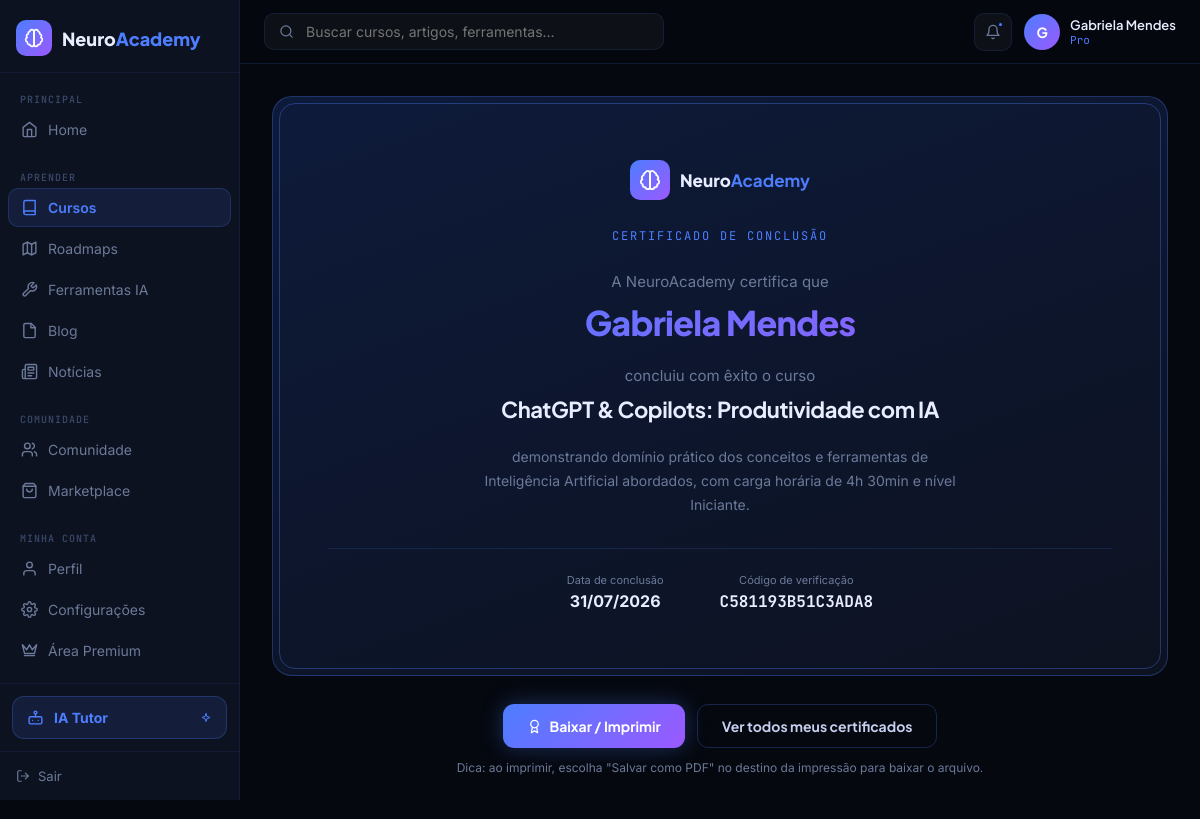
The page /cursos/2/certificado (signed in) on the database its author committed.
### tables this page shows
CREATE TABLE user (
    id INTEGER PRIMARY KEY AUTOINCREMENT,
    name TEXT NOT NULL,
    username TEXT UNIQUE NOT NULL,
    email TEXT UNIQUE NOT NULL,
    password_hash TEXT NOT NULL,
    bio TEXT DEFAULT '',
    plan TEXT DEFAULT 'Gratuito',
    role TEXT DEFAULT 'aluno',
    points INTEGER DEFAULT 0,
    streak INTEGER DEFAULT 0,
    email_notifications INTEGER DEFAULT 1,
    community_notifications INTEGER DEFAULT 1,
    news_notifications INTEGER DEFAULT 1,
    marketing_notifications INTEGER DEFAULT 0,
    email_verified INTEGER DEFAULT 0,
    email_verify_token TEXT,
    email_verify_sent_at TEXT,
    created_at TEXT DEFAULT (datetime('now'))
);

CREATE TABLE course (
    id INTEGER PRIMARY KEY AUTOINCREMENT,
    title TEXT NOT NULL,
    slug TEXT UNIQUE NOT NULL,
    tag TEXT,
    tag_color TEXT DEFAULT '#4D7EFF',
    category TEXT,
    description TEXT,
    long_description TEXT,
    instructor TEXT DEFAULT 'NeuroAcademy',
    lessons_count INTEGER DEFAULT 0,
    hours_label TEXT DEFAULT '0h',
    level TEXT DEFAULT 'Iniciante',
    students_count INTEGER DEFAULT 0,
    rating REAL DEFAULT 4.8,
    price TEXT DEFAULT 'R$ 0',
    original_price TEXT,
    free INTEGER DEFAULT 1,
    img TEXT,
    is_marketplace INTEGER DEFAULT 0,
    featured INTEGER DEFAULT 0,
    content_complete INTEGER DEFAULT 1
);

CREATE TABLE certificate (
    id INTEGER PRIMARY KEY AUTOINCREMENT,
    user_id INTEGER NOT NULL REFERENCES user(id) ON DELETE CASCADE,
    course_id INTEGER NOT NULL REFERENCES course(id) ON DELETE CASCADE,
    code TEXT UNIQUE NOT NULL,
    issued_at TEXT DEFAULT (datetime('now'))
);

### routes.py (the view, shortened to what this page needs)
@bp.route("/cursos/<int:course_id>/certificado")
@login_required
def certificado(course_id):
    user = current_user()
    course = repo.get_course(course_id)
    if not course:
        abort(404)
    cert = repo.get_certificate(user.id, course.id)
    return render_template("certificado.html", course=course, cert=cert)

### auth.py (called while the page is built)
def load_logged_in_user():
    user_id = session.get("user_id")
    if user_id is None:
        g.user = AnonymousUser()
    else:
        user = get_user_by_id(user_id)
        g.user = user if user else AnonymousUser()

def login_required(view):
    @wraps(view)
    def wrapped(*args, **kwargs):
        if not g.user.is_authenticated:
            return redirect(url_for("main.login", next=request.path))
        return view(*args, **kwargs)
    return wrapped

def current_user():
    return g.user

### csrf.py (called while the page is built, shortened)
def _get_or_create_token():
    token = session.get("csrf_token")
    if not token:
        token = secrets.token_hex(32)
        session["csrf_token"] = token
    return token

def inject_csrf_token():
    return _get_or_create_token()

def csrf_protect():
    if request.method in SAFE_METHODS:
        return None

### db.py (called while the page is built)
def get_db():
    if "db" not in g:
        g.db = sqlite3.connect(current_app.config["DATABASE"])
        g.db.row_factory = sqlite3.Row
        g.db.execute("PRAGMA foreign_keys = ON")
    return g.db

### models.py (called while the page is built)
    def get(self, key, default=None):
        return self._data.get(key, default)

    @property
    def initial(self):
        return (self.name or self.username or "?")[0].upper()

### repo.py (called while the page is built)
def get_user_by_id(user_id):
    row = get_db().execute("SELECT * FROM user WHERE id = ?", (user_id,)).fetchone()
    return User(row) if row else None

def get_course(course_id):
    row = get_db().execute("SELECT * FROM course WHERE id = ?", (course_id,)).fetchone()
    return Course(row) if row else None

def get_certificate(user_id, course_id):
    row = get_db().execute(
        "SELECT * FROM certificate WHERE user_id = ? AND course_id = ?", (user_id, course_id)
    ).fetchone()
    return Certificate(row) if row else None

### templates/certificado.html (shortened to what this page needs)
{% extends "base_app.html" %}
{% block content %}
<div class="page-narrow">
  <div class="cert-frame" id="certificateArea">
    <div class="cert-inner">
      <div class="cert-brand">
        <span class="brand-mark" style="width:40px;height:40px;">{{ ic.icon('brain', 22, '#fff') }}</span>
        <span class="cert-brand-name">Neuro<b>Academy</b></span>
      </div>
      <div class="cert-eyebrow">CERTIFICADO DE CONCLUSÃO</div>
      <p class="cert-line">A NeuroAcademy certifica que</p>
      <h1 class="cert-name">{{ current_user.name }}</h1>
      <p class="cert-line">concluiu com êxito o curso</p>
      <h2 class="cert-course">{{ course.title }}</h2>
      <p class="cert-desc">
        demonstrando domínio prático dos conceitos e ferramentas de Inteligência Artificial abordados,
        com carga horária de {{ course.hours_label }} e nível {{ course.level }}.
      </p>
      <div class="cert-meta-row">
        <div class="cert-meta">
          <div class="cert-meta-label">Data de conclusão</div>
          <div class="cert-meta-value">{{ cert.issued_at.strftime('%d/%m/%Y') }}</div>
        </div>
        <div class="cert-meta">
          <div class="cert-meta-label">Código de verificação</div>
          <div class="cert-meta-value mono">{{ cert.code }}</div>
        </div>
      </div>
    </div>
  </div>
  <div class="flex certificate-actions" style="justify-content:center;gap:12px;margin-top:28px;">
    <button class="btn btn-primary" onclick="window.print()">{{ ic.icon('award',15) }} Baixar / Imprimir</button>
    <a href="{{ url_for('main.perfil') }}" class="btn btn-outline">Ver todos meus certificados</a>
  </div>
  <p class="text-muted certificate-actions" style="text-align:center;font-size:12px;margin-top:12px;">
    Dica: ao imprimir, escolha "Salvar como PDF" no destino da impressão para baixar o arquivo.
  </p>
</div>
{% endblock %}

### templates/base_app.html (shortened to what this page needs)
<!doctype html>
<html lang="pt-BR">
<head>
<link rel="stylesheet" href="{{ url_for('static', filename='css/style.css') }}">
</head>
<body>
{% import "partials/icons.html" as ic %}
<div class="app-shell">
  <aside class="sidebar" id="sidebar">
    <div class="sidebar-logo">
      <a href="{{ url_for('main.home') }}" class="brand">
        <span class="brand-mark">{{ ic.icon('brain', 20, '#fff') }}</span>
        <span class="brand-name">Neuro<b>Academy</b></span>
      </a>
    </div>
    <nav class="sidebar-nav">
      <div class="nav-group">
        <div class="nav-group-label">PRINCIPAL</div>
        <a class="nav-item {{ 'active' if request.path == url_for('main.home') }}" href="{{ url_for('main.home') }}">{{ ic.icon('home', 17) }}<span>Home</span></a>
      </div>
      <div class="nav-group">
        <div class="nav-group-label">APRENDER</div>
        <a class="nav-item {{ 'active' if request.path.startswith('/cursos') }}" href="{{ url_for('main.cursos') }}">{{ ic.icon('book', 17) }}<span>Cursos</span></a>
        <a class="nav-item {{ 'active' if request.path.startswith('/roadmaps') }}" href="{{ url_for('main.roadmaps') }}">{{ ic.icon('map', 17) }}<span>Roadmaps</span></a>
        <a class="nav-item {{ 'active' if request.path.startswith('/ferramentas') }}" href="{{ url_for('main.ferramentas') }}">{{ ic.icon('tool', 17) }}<span>Ferramentas IA</span></a>
        <a class="nav-item {{ 'active' if request.path.startswith('/blog') }}" href="{{ url_for('main.blog') }}">{{ ic.icon('file', 17) }}<span>Blog</span></a>
        <a class="nav-item {{ 'active' if request.path.startswith('/noticias') }}" href="{{ url_for('main.noticias') }}">{{ ic.icon('news', 17) }}<span>Notícias</span></a>
      </div>
      <div class="nav-group">
        <div class="nav-group-label">COMUNIDADE</div>
        <a class="nav-item {{ 'active' if request.path.startswith('/comunidade') }}" href="{{ url_for('main.comunidade') }}">{{ ic.icon('users', 17) }}<span>Comunidade</span></a>
        <a class="nav-item {{ 'active' if request.path.startswith('/marketplace') }}" href="{{ url_for('main.marketplace') }}">{{ ic.icon('bag', 17) }}<span>Marketplace</span></a>
      </div>
      <div class="nav-group">
        <div class="nav-group-label">MINHA CONTA</div>
        <a class="nav-item {{ 'active' if request.path.startswith('/perfil') }}" href="{{ url_for('main.perfil') }}">{{ ic.icon('user', 17) }}<span>Perfil</span></a>
        <a class="nav-item {{ 'active' if request.path.startswith('/configuracoes') }}" href="{{ url_for('main.configuracoes') }}">{{ ic.icon('settings', 17) }}<span>Configurações</span></a>
        <a class="nav-item {{ 'active' if request.path.startswith('/premium') }}" href="{{ url_for('main.premium') }}">{{ ic.icon('crown', 17) }}<span>Área Premium</span></a>
      </div>
    </nav>
    <div class="sidebar-tutor">
      <a href="{{ url_for('main.tutor') }}" class="{{ 'active-tutor' if request.path.startswith('/tutor') }}">
        {{ ic.icon('bot', 17, 'currentColor') }}<span>IA Tutor</span>
        <span style="margin-left:auto;display:flex;">{{ ic.icon('sparkles', 12) }}</span>
      </a>
    </div>
    {% if current_user.is_authenticated %}
    <div style="padding:10px 12px;border-top:1px solid rgba(77,126,255,.08);">
      <a href="{{ url_for('main.logout') }}" style="display:flex;align-items:center;gap:8px;color:var(--muted);text-decoration:none;font-size:13px;padding:6px 4px;">{{ ic.icon('log-out',14) }} Sair</a>
    </div>
    {% endif %}
  </aside>
  <div class="app-main">
    <header class="topbar">
      <form class="topbar-search" action="{{ url_for('main.cursos') }}" method="get">
        {{ ic.icon('search', 15, '#6B7A99') }}
        <input type="text" name="busca" placeholder="Buscar cursos, artigos, ferramentas...">
      </form>
      <div class="flex items-center gap-12" style="margin-left:auto;">
        <button class="icon-btn" style="position:relative;">
          {{ ic.icon('bell', 16) }}
          <span style="position:absolute;top:7px;right:7px;width:7px;height:7px;border-radius:50%;background:var(--primary);border:2px solid var(--card);"></span>
        </button>
        {% if current_user.is_authenticated %}
        <a href="{{ url_for('main.perfil') }}" class="topbar-user">
          <span class="topbar-avatar">{{ current_user.initial }}</span>
          <div class="hidden-mobile">
            <div style="font-family:var(--font-head);font-size:13px;font-weight:600;">{{ current_user.name }}</div>
            <div class="mono" style="font-size:11px;color:var(--primary);">{{ current_user.plan }}</div>
          </div>
        </a>
        {% else %}
        <a href="{{ url_for('main.login') }}" class="btn btn-primary btn-sm">Entrar</a>
        {% endif %}
      </div>
    </header>
    <main>
      {% block content %}{% endblock %}
    </main>
  </div>
</div>
<div class="confetti-host" id="confettiHost" aria-hidden="true"></div>
</body>
</html>

### static/css/style.css (style rules this page uses)
:root { --bg:#05080F; --bg-alt:#070B14; --fg:#E8EEFF; --card:#0D1220; --secondary:#111828; --muted:#6B7A99; --muted2:#C5CFEF; --primary:#4D7EFF; --accent:#9B59FF; --cyan:#00D4FF; --yellow:#FFD166; --red:#FF6B6B; --green:#22c55e; --border:rgba(77,126,255,0.15); --border-soft:rgba(77,126,255,0.10); --font-head:'Plus Jakarta Sans',sans-serif; --font-body:'Inter',sans-serif; --font-mono:'JetBrains Mono',monospace; }
* { box-sizing:border-box; }
html,body { margin:0;padding:0; }
body { background:var(--bg); color:var(--fg); font-family:var(--font-body); -webkit-font-smoothing:antialiased; }
a { color:inherit; }
button { font-family:inherit; }
input,textarea,select { font-family:inherit; }
h1,h2,h3,h4 { font-family:var(--font-head);color:var(--fg);letter-spacing:-0.02em;margin:0; }
.btn { display:inline-flex;align-items:center;justify-content:center;gap:8px; font-family:var(--font-head);font-weight:700;font-size:14px; padding:12px 24px;border-radius:11px;border:none;cursor:pointer; text-decoration:none;transition:transform .18s ease,box-shadow .18s ease,opacity .18s ease,background .18s ease; }
.btn-primary { color:#fff;background:linear-gradient(135deg,#4D7EFF,#9B59FF);box-shadow:0 0 22px rgba(77,126,255,.32); }
.btn-outline { color:var(--muted2);background:transparent;border:1px solid rgba(77,126,255,.25); }
.brand { display:flex;align-items:center;gap:10px;text-decoration:none; }
.brand-mark { width:36px;height:36px;border-radius:10px;background:linear-gradient(135deg,#4D7EFF,#9B59FF);display:flex;align-items:center;justify-content:center;flex-shrink:0; }
.brand-name { font-family:var(--font-head);font-weight:800;font-size:18px;color:var(--fg); }
.brand-name b { color:var(--primary);font-weight:800; }
.app-shell { display:flex;min-height:100vh; }
.sidebar { width:240px;flex-shrink:0;background:var(--card);border-right:1px solid var(--border-soft);display:flex;flex-direction:column;position:sticky;top:0;height:100vh;overflow:hidden;z-index:50; }
.sidebar-logo { padding:20px 16px 16px;border-bottom:1px solid rgba(77,126,255,.08);flex-shrink:0; }
.sidebar-nav { flex:1;overflow-y:auto;padding:12px 8px;display:flex;flex-direction:column;gap:4px; }
.nav-group { margin-bottom:8px; }
.nav-group-label { font-family:var(--font-mono);font-size:10px;font-weight:500;color:#3A4A6B;letter-spacing:.1em;padding:8px 12px 4px; }
.nav-item { display:flex;align-items:center;gap:10px;padding:10px 12px;border-radius:10px;text-decoration:none;margin-bottom:2px;color:var(--muted);border:1px solid transparent;font-size:14px;transition:.15s; }
.nav-item.active { background:rgba(77,126,255,.12);color:var(--primary);border-color:rgba(77,126,255,.2);font-weight:600; }
.sidebar-tutor { padding:12px;border-top:1px solid rgba(77,126,255,.08);flex-shrink:0; }
.sidebar-tutor a { display:flex;align-items:center;gap:10px;padding:12px 14px;border-radius:12px;text-decoration:none;background:rgba(77,126,255,.12);border:1px solid rgba(77,126,255,.25);color:var(--primary);font-weight:700;font-size:14px;transition:.2s; }
.app-main { flex:1;display:flex;flex-direction:column;min-width:0; }
.topbar { height:64px;border-bottom:1px solid var(--border);background:rgba(5,8,15,.8);backdrop-filter:blur(12px);display:flex;align-items:center;padding-inline:24px;gap:16px;position:sticky;top:0;z-index:40;flex-shrink:0; }
.topbar-search { flex:1;max-width:400px;display:flex;align-items:center;gap:10px;background:rgba(255,255,255,.04);border:1px solid rgba(77,126,255,.12);border-radius:10px;padding:8px 14px; }
.topbar-search input { background:transparent;border:none;outline:none;font-size:14px;color:var(--fg);flex:1; }
.topbar-user { display:flex;align-items:center;gap:10px;text-decoration:none;margin-left:auto; }
.topbar-avatar { width:36px;height:36px;border-radius:50%;background:linear-gradient(135deg,#4D7EFF,#9B59FF);display:flex;align-items:center;justify-content:center;font-family:var(--font-head);font-size:14px;font-weight:700;color:#fff; }
.icon-btn { width:38px;height:38px;border-radius:10px;background:rgba(255,255,255,.04);border:1px solid rgba(77,126,255,.12);display:flex;align-items:center;justify-content:center;cursor:pointer;color:var(--muted); }
.page-narrow { padding:32px;max-width:1000px;margin:0 auto; }
.flex { display:flex; }
.items-center { align-items:center; }
.gap-12 { gap:12px; }
.mono { font-family:var(--font-mono); }
.text-muted { color:var(--muted); }
.confetti-host { position:fixed;inset:0;pointer-events:none;z-index:9998;overflow:hidden; }

### rows shown on the page
user: name "Gabriela Mendes", plan "Pro"
course: title "ChatGPT & Copilots: Produtividade com IA", hours_label "4h 30min", level "Iniciante"
certificate: code "C581193B51C3ADA8"

### other values the page prints
{{ current_user.initial }} "G"
{{ cert.issued_at.strftime('%d/%m/%Y') }} "31/07/2026"
